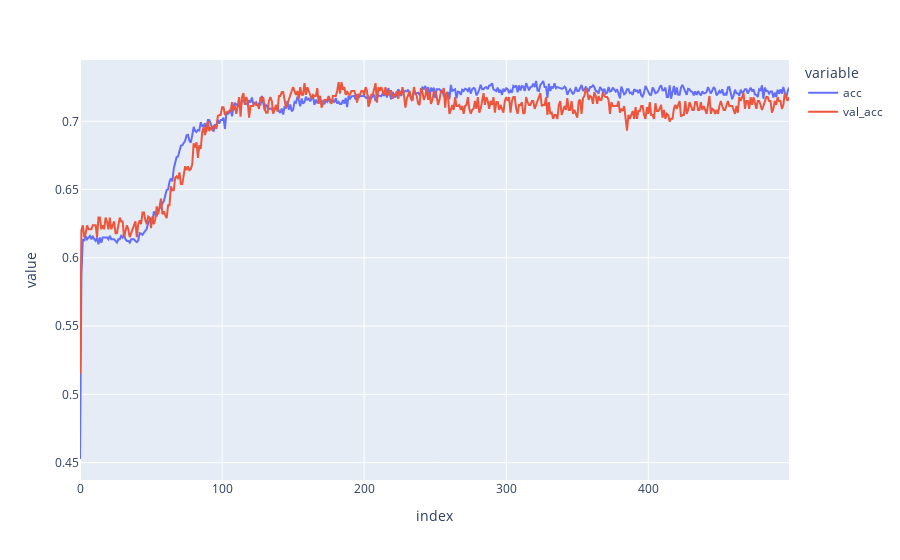

Write notebook code for a chart like this one.
### Code cell
fig = px.line({'acc': acc_graph, 'val_acc': val_acc_graph})
fig.show()

### Figure 1 — Plotly figure (JSON) as saved in the notebook; plotly's stock layout.template omitted (floating-point values rounded to 4 significant figures; data arrays with more than 128 entries replaced by an {"elided": "..."} marker saying what was removed)
{"data": [{"hovertemplate": "variable=acc<br>index=%{x}<br>value=%{y}<extra></extra>", "legendgroup": "acc", "line": {"color": "#636efa", "dash": "solid"}, "marker": {"symbol": "circle"}, "mode": "lines", "name": "acc", "orientation": "v", "showlegend": true, "type": "scatter", "x": {"elided": "500 int values"}, "xaxis": "x", "y": {"elided": "500 float values"}, "yaxis": "y"}, {"hovertemplate": "variable=val_acc<br>index=%{x}<br>value=%{y}<extra></extra>", "legendgroup": "val_acc", "line": {"color": "#EF553B", "dash": "solid"}, "marker": {"symbol": "circle"}, "mode": "lines", "name": "val_acc", "orientation": "v", "showlegend": true, "type": "scatter", "x": {"elided": "500 int values"}, "xaxis": "x", "y": {"elided": "500 float values"}, "yaxis": "y"}], "layout": {"legend": {"title": {"text": "variable"}, "tracegroupgap": 0}, "margin": {"t": 60}, "xaxis": {"anchor": "y", "domain": [0, 1], "title": {"text": "index"}}, "yaxis": {"anchor": "x", "domain": [0, 1], "title": {"text": "value"}}}}
